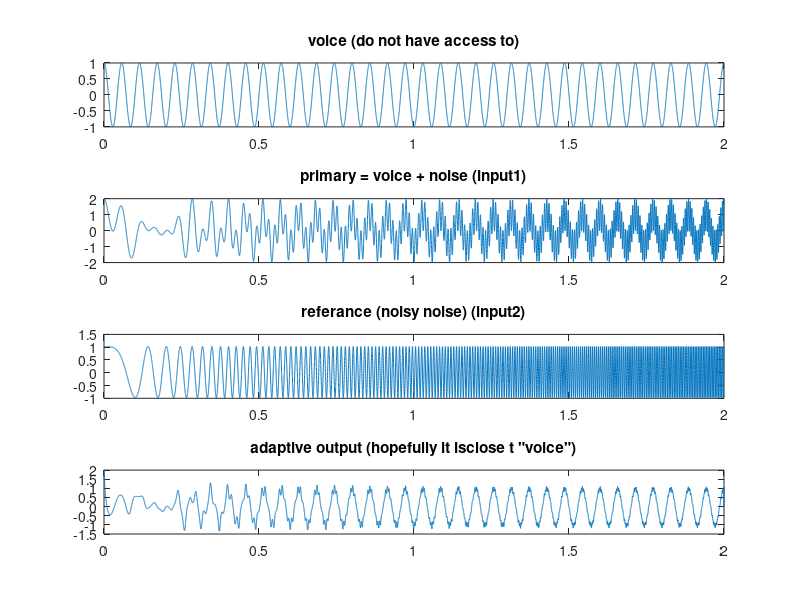

Write the MATLAB code that produced this figure.
clc;
clear all;
order = 2;
size = 2;
fs = 8192;
t = (0:1/fs:size);
N = fs*size;
f1 = 35/2;
f2 = 99/2;
voice = cos (2*pi*f1*t);
subplot(4,1,1);
plot(t,voice);
title('voice (do not have access to)')
noise=cos(2*pi*f2*t.^2);
primary  =  voice + noise;
subplot(4,1,2)
plot(t,primary)
title('primary = voice + noise (input1)')
ref = noise+.25*rand;
subplot(4,1,3)
plot(t,ref)
title('referance (noisy noise) (input2)')
 mu=0.006;
 n=length(primary);
 delayed=zeros(1,order);
 adap=zeros(1,order);
 cancelled=zeros(1,n);
 
 for i = 1:N 
    delayed(1)=ref(i);
     y=delayed*adap';
     cancelled(i)=primary(i)-y;
     adap = adap + 2*mu*cancelled(i) .* delayed;
     delayed(2:order)=delayed(1:order-1);
    
end

 
 subplot(4,1,4);
 plot(t,cancelled);
 title('adaptive output (hopefully it isclose t "voice")')

